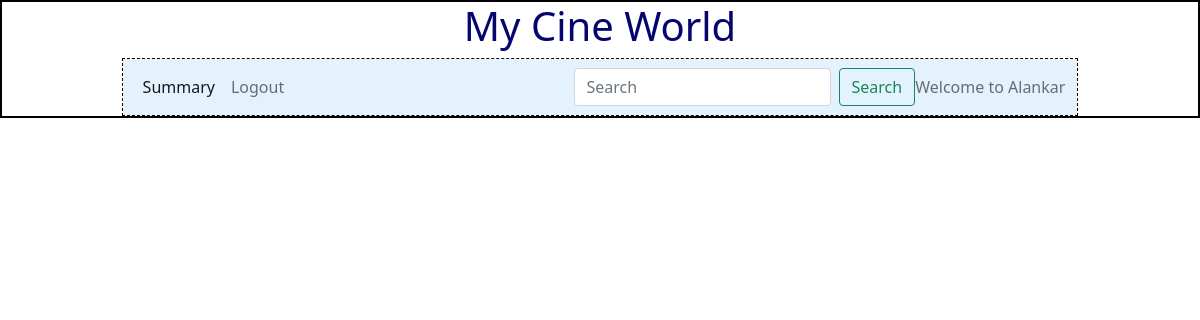
The app's page /edit_show/1/Alankar, older data.
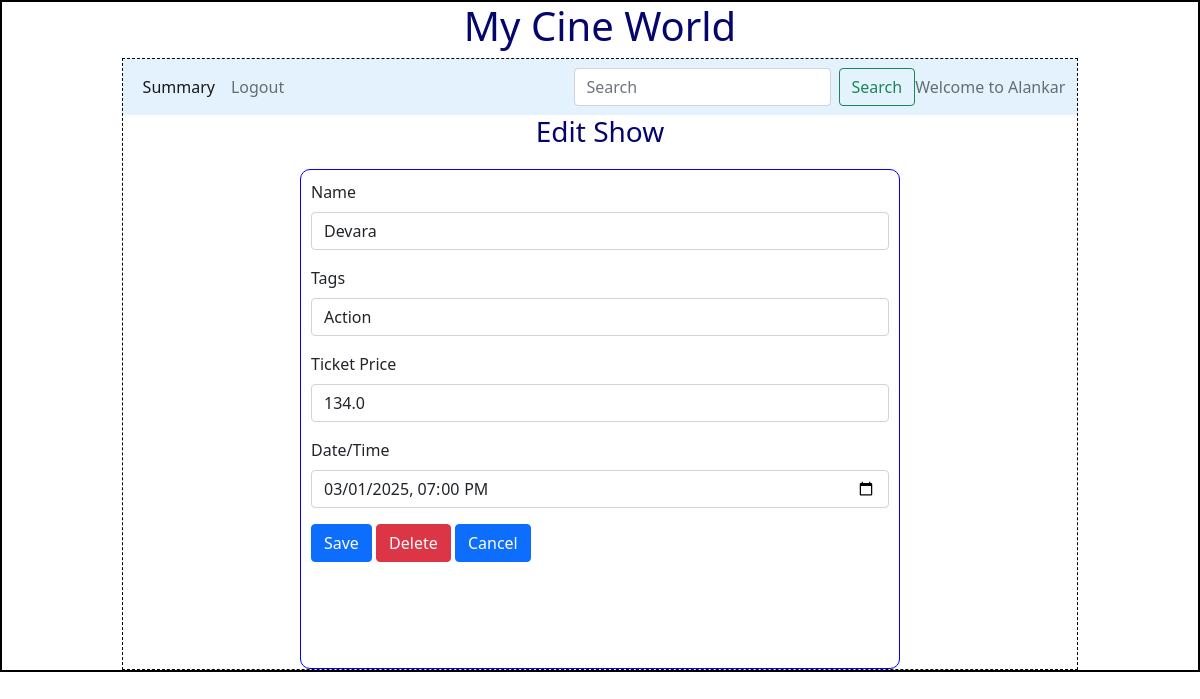
The same page, newer data.
### backend/models.py (models this page shows)
class Show(db.Model):
    __tablename__="show"
    id=db.Column(db.Integer,primary_key=True)
    name=db.Column(db.String,nullable=False)
    tags=db.Column(db.String,nullable=False)
    rating=db.Column(db.Integer,default=0)
    tkt_price=db.Column(db.Float,default=0.0)
    date_time=db.Column(db.DateTime,nullable=False)
    theatre_id=db.Column(db.Integer, db.ForeignKey("theatre.id"),nullable=False)
    tickets=db.relationship("Ticket",cascade="all,delete",backref="show",lazy=True) #Show can access its tickets

### backend/controllers.py (the view, shortened to what this page needs)
@app.route("/edit_show/<id>/<name>",methods=["GET","POST"])
def edit_show(id,name):
    s=get_show(id)
    return render_template("edit_show.html",show=s,name=name)

### backend/controllers.py (called while the page is built)
def get_show(id):
    show=Show.query.filter_by(id=id).first()
    return show

### templates/edit_show.html
{%extends "admin_layout.html"%}
{%block content%}
            {%if show%}
                <div class="center"><h3>Edit Show</h3></div>
                <form action="/edit_show/{{show.id}}/{{name}}" method="POST">
                <div class="input_form">
                    <div class="mb-3">
                        <label for="name" class="form-label">Name</label>
                        <input type="text" class="form-control" name="mname" id="mname" value="{{show.name}}">
                    </div>
                    <div class="mb-3">
                        <label for="tags" class="form-label">Tags</label>
                        <input type="text" class="form-control" name="tags" id="tags" value="{{show.tags}}">
                    </div>
                    <div class="mb-3">
                        <label for="tkt_price" class="form-label">Ticket Price</label>
                        <input type="number" class="form-control" name="tkt_price" id="tkt_price" value="{{show.tkt_price}}">
                    </div>
                    <div class="mb-3">
                        <label for="dt_time" class="form-label">Date/Time</label>
                        <input type="datetime-local" class="form-control" name="dt_time" id="dt_time" value="{{show.date_time}}">
                    </div>
                    <div class="mb-3">
                        <button type="submit" class="btn btn-primary">Save</button>
                        <a href="/delete_show/{{show.id}}/{{name}}" type="button" class="btn btn-danger">Delete</a>
                        <a href="/admin/{{name}}" type="button" class="btn btn-primary">Cancel</a>
                    </div>
                </div>
                </form>
            {%endif%}
{%endblock%}

### templates/admin_layout.html (shortened to what this page needs)
<!DOCTYPE html>
<html>
    <head>
        <link rel="stylesheet" href="/static/styles/main.css">
        <link href="https://cdn.jsdelivr.net/npm/bootstrap@5.0.2/dist/css/bootstrap.min.css" rel="stylesheet">
    </head>
    <body>
        <div class="my_container">
            <div class="center"><h1>My Cine World</h1></div>
            <div class="my_panel">
                <nav class="navbar navbar-expand-lg navbar-light" style="background-color: #e3f2fd;">
                    <div class="container-fluid">
                      <div class="collapse navbar-collapse" id="navbarText">
                        <ul class="navbar-nav me-auto mb-2 mb-lg-0">
                          <li class="nav-item">
                            <a class="nav-link active" aria-current="page" href="/admin_summary">Summary</a>
                          </li>
                          <li class="nav-item">
                            <a class="nav-link" href="/login">Logout</a>
                          </li>
                        </ul>
                        <form class="d-flex" method="POST" action="/search/{{name}}">
                          <input class="form-control me-2" type="search" placeholder="Search" aria-label="Search" name="search_txt" id="search_txt">
                          <button class="btn btn-outline-success" type="submit">Search</button>
                        </form>
                        <span class="navbar-text">
                          Welcome to {{name}}
                        </span>
                      </div>
                    </div>
                  </nav>
                  {%block content%}{%endblock%}
            </div>
        </div>
    </body>
</html>

### static/styles/main.css (style rules this page uses)
* { margin:0px; }
.my_container { border: 2px solid black; }
.my_panel { width: 80%; margin: auto; height: auto; border: 1px dashed black; }
.input_form { border: 1px solid blue; width: 600px; height: 500px; margin: auto; margin-top: 20px; padding: 10px; border-radius: 10px; font-size: 16px; text-align: justify; }
.center { text-align: center; margin: auto; color: rgb(5,5,110) }

Row changes from the older to the newer data that the page shows:
added Show: mname "Devara", tags "Action", tkt_price "134.0", dt_time "03/01/2025 19:00"
Text that changed along with them:
text now shown: "Edit Show Name Tags Ticket Price Date/Time Save Delete Cancel"
